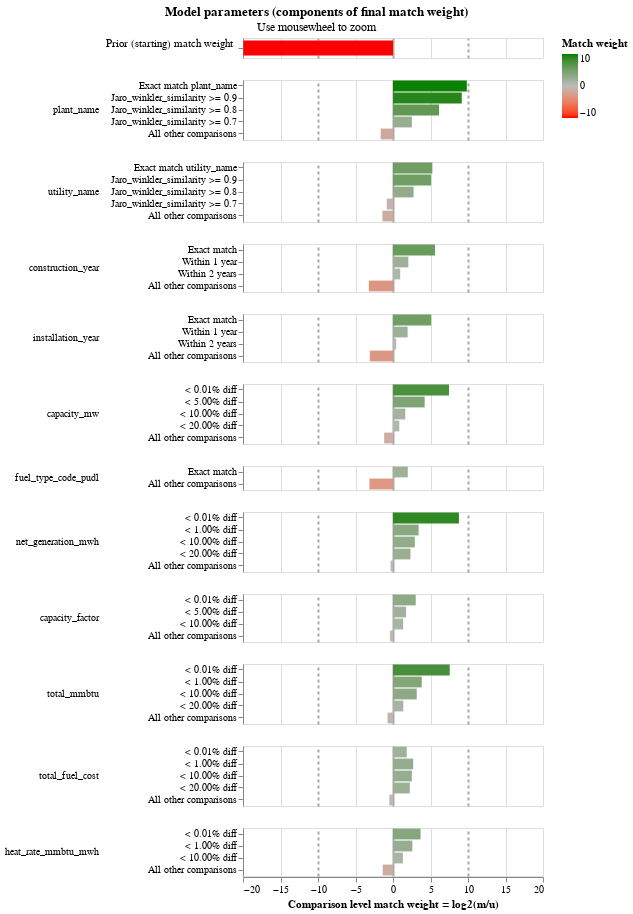

The code cell stored with this chart in its notebook:
### Code cell
linker.match_weights_chart()
